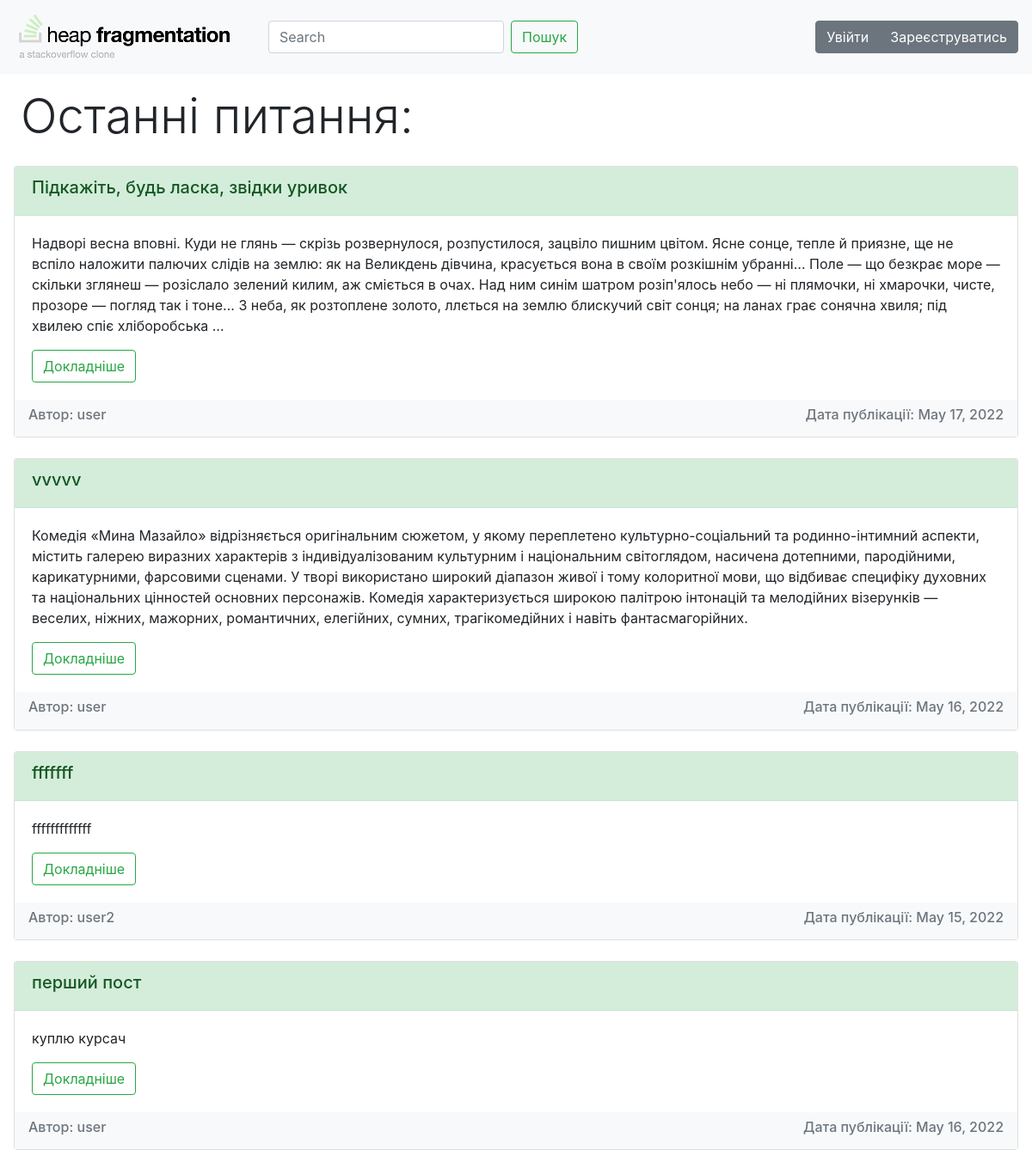
Before: / with the older database file.
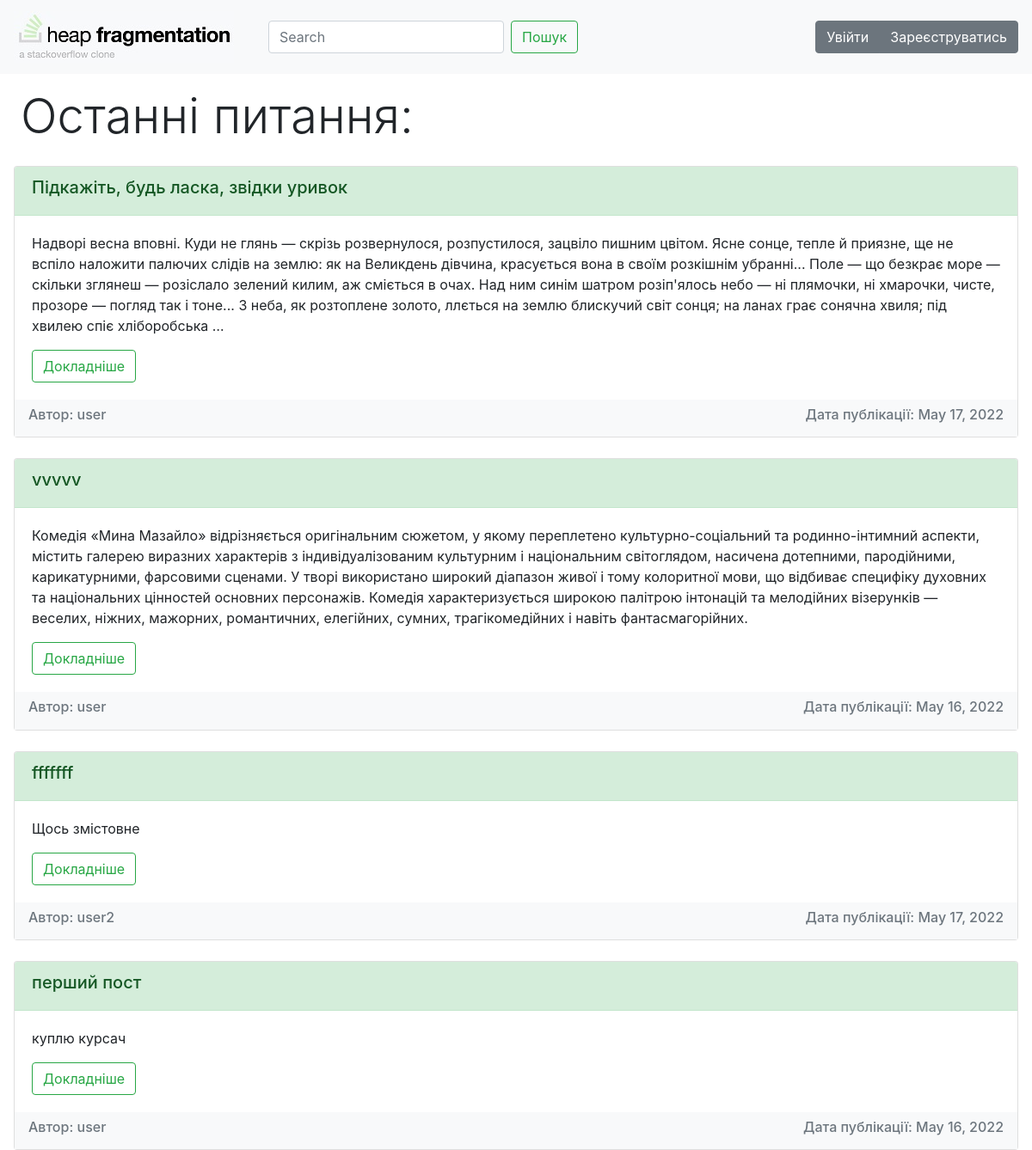
After: the same page with the newer database file.
### advice_app/models.py (models this page shows, shortened)
class Post(models.Model):
    title = models.CharField("Заголовок", max_length=50)
    question = models.TextField("Питання")
    author = models.ForeignKey(User, on_delete=models.CASCADE)
    isClosed = models.BooleanField("Cтатус", default=0)
    date = models.DateField(auto_now=True)

### advice_app/views.py (the view)
# urls.py: path('', views.Main_page.as_view(), name='index'),
class Main_page(ListView):
    model = Post
    queryset = Post.objects.order_by('-id')[:10]
    template_name = "advice_app/index.html"

### advice_app/templates/advice_app/index.html (shortened to what this page needs)
{% extends 'advice_app/base.html' %}
{% block content %}
<h1 class="display-4 mx-4 my-3">Останні питання:</h1>
{% include 'advice_app/post.html' %}
{% endblock %}

### advice_app/templates/advice_app/post.html
{% if object_list %}
  {% for i in object_list %}
    <div class="card mt-4 mx-3">
      <div class="card-header alert-success"><h5>{{ i.title }}</h5></div>
      <div class="card-body">
        <p class="card-text">{{ i.question|truncatewords:90 }}</p>
        <a href="{% url 'detail' i.id %}" class="btn btn-outline-success">Докладніше</a>
      </div>
      <div class="navbar navbar-light bg-light text-muted">
        <h6>Автор: {{ i.author }}</h6>
        <h6>Дата публікації: {{ i.date }}</h6>
      </div>
    </div>
  {% endfor %}
{% else %}
  <p class="mx-4 my-3">Наразі дописів немає</p>
{% endif %}

Changed rows visible on the page:
changed Post "fffffff": question "fffffffffffff" → "Щось змістовне"; date "May 15, 2022" → "May 17, 2022"
